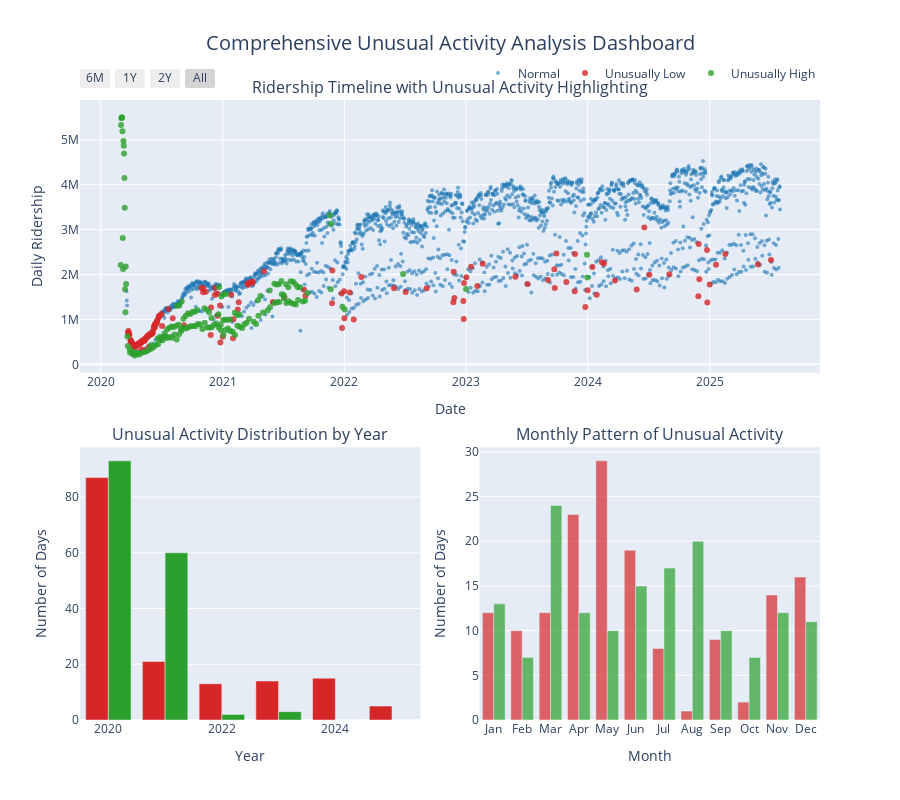

Write notebook code for a chart like this one.
### Code cell
# Enhanced Interactive Unusual Activity Analysis
import plotly.graph_objects as go
from plotly.subplots import make_subplots
import pandas as pd

# Create a comprehensive unusual activity visualization
fig = make_subplots(
    rows=2, cols=2,
    subplot_titles=(
        'Ridership Timeline with Unusual Activity Highlighting',
        'Unusual Activity Distribution by Year',
        'Monthly Pattern of Unusual Activity',
        'Day of Week Pattern'
    ),
    specs=[[{"colspan": 2}, None],
           [{}, {}]],
    vertical_spacing=0.12,
    horizontal_spacing=0.08
)

# Main timeline plot
colors = {
    'Normal': '#1f77b4',
    'Unusually Low': '#d62728', 
    'Unusually High': '#2ca02c'
}

for activity_type in ['Normal', 'Unusually Low', 'Unusually High']:
    subset = full_comparison_df[full_comparison_df['Unusual_Activity'] == activity_type]
    
    fig.add_trace(
        go.Scatter(
            x=subset['Date'],
            y=subset['Subway_Ridership'],
            mode='markers',
            name=activity_type,
            marker=dict(
                color=colors[activity_type],
                size=4 if activity_type == 'Normal' else 6,
                opacity=0.6 if activity_type == 'Normal' else 0.8
            ),
            hovertemplate='<b>Date:</b> %{x}<br>' +
                         '<b>Ridership:</b> %{y:,.0f}<br>' +
                         '<b>Status:</b> ' + activity_type + '<br>' +
                         '<extra></extra>'
        ),
        row=1, col=1
    )

# Yearly distribution
full_comparison_df['Year'] = full_comparison_df['Date'].dt.year
yearly_counts = full_comparison_df[full_comparison_df['Unusual_Activity'] != 'Normal'].groupby(['Year', 'Unusual_Activity']).size().unstack(fill_value=0)

if 'Unusually Low' in yearly_counts.columns:
    fig.add_trace(
        go.Bar(
            x=yearly_counts.index,
            y=yearly_counts['Unusually Low'],
            name='Unusually Low (Yearly)',
            marker_color='#d62728',
            showlegend=False,
            hovertemplate='<b>Year:</b> %{x}<br><b>Unusually Low Days:</b> %{y}<extra></extra>'
        ),
        row=2, col=1
    )

if 'Unusually High' in yearly_counts.columns:
    fig.add_trace(
        go.Bar(
            x=yearly_counts.index,
            y=yearly_counts['Unusually High'],
            name='Unusually High (Yearly)',
            marker_color='#2ca02c',
            showlegend=False,
            hovertemplate='<b>Year:</b> %{x}<br><b>Unusually High Days:</b> %{y}<extra></extra>'
        ),
        row=2, col=1
    )

# Monthly pattern
full_comparison_df['Month'] = full_comparison_df['Date'].dt.month
monthly_counts = full_comparison_df[full_comparison_df['Unusual_Activity'] != 'Normal'].groupby(['Month', 'Unusual_Activity']).size().unstack(fill_value=0)
month_names = ['Jan', 'Feb', 'Mar', 'Apr', 'May', 'Jun', 'Jul', 'Aug', 'Sep', 'Oct', 'Nov', 'Dec']

if 'Unusually Low' in monthly_counts.columns:
    fig.add_trace(
        go.Bar(
            x=[month_names[i-1] for i in monthly_counts.index],
            y=monthly_counts['Unusually Low'],
            name='Unusually Low (Monthly)',
            marker_color='#d62728',
            opacity=0.7,
            showlegend=False,
            hovertemplate='<b>Month:</b> %{x}<br><b>Unusually Low Days:</b> %{y}<extra></extra>'
        ),
        row=2, col=2
    )

if 'Unusually High' in monthly_counts.columns:
    fig.add_trace(
        go.Bar(
            x=[month_names[i-1] for i in monthly_counts.index],
            y=monthly_counts['Unusually High'],
            name='Unusually High (Monthly)',
            marker_color='#2ca02c',
            opacity=0.7,
            showlegend=False,
            hovertemplate='<b>Month:</b> %{x}<br><b>Unusually High Days:</b> %{y}<extra></extra>'
        ),
        row=2, col=2
    )

# Update layout
fig.update_layout(
    title={
        'text': 'Comprehensive Unusual Activity Analysis Dashboard',
        'x': 0.5,
        'xanchor': 'center',
        'font': {'size': 20}
    },
    height=800,
    hovermode='closest',
    legend=dict(
        orientation="h",
        yanchor="bottom",
        y=1.02,
        xanchor="right",
        x=1
    )
)

# Update axes
fig.update_xaxes(title_text="Date", row=1, col=1)
fig.update_yaxes(title_text="Daily Ridership", row=1, col=1)
fig.update_xaxes(title_text="Year", row=2, col=1)
fig.update_yaxes(title_text="Number of Days", row=2, col=1)
fig.update_xaxes(title_text="Month", row=2, col=2)
fig.update_yaxes(title_text="Number of Days", row=2, col=2)

# Add range selector to main plot
fig.update_xaxes(
    rangeselector=dict(
        buttons=list([
            dict(count=6, label="6M", step="month", stepmode="backward"),
            dict(count=1, label="1Y", step="year", stepmode="backward"),
            dict(count=2, label="2Y", step="year", stepmode="backward"),
            dict(step="all", label="All")
        ])
    ),
    row=1, col=1
)

fig.show()

# Create detailed statistics table
print("🔍 Detailed Unusual Activity Analysis:")
print("=" * 60)

# Overall statistics
total_days = len(full_comparison_df)
unusual_low_count = len(full_comparison_df[full_comparison_df['Unusual_Activity'] == 'Unusually Low'])
unusual_high_count = len(full_comparison_df[full_comparison_df['Unusual_Activity'] == 'Unusually High'])
normal_count = len(full_comparison_df[full_comparison_df['Unusual_Activity'] == 'Normal'])

print(f"📊 Overall Statistics:")
print(f"  • Total days analyzed: {total_days:,}")
print(f"  • Normal activity: {normal_count:,} days ({normal_count/total_days*100:.1f}%)")
print(f"  • Unusually low: {unusual_low_count:,} days ({unusual_low_count/total_days*100:.1f}%)")
print(f"  • Unusually high: {unusual_high_count:,} days ({unusual_high_count/total_days*100:.1f}%)")

# Year-over-year analysis
print(f"\n📅 Year-over-Year Trends:")
for year in sorted(full_comparison_df['Year'].unique()):
    year_data = full_comparison_df[full_comparison_df['Year'] == year]
    low_pct = len(year_data[year_data['Unusual_Activity'] == 'Unusually Low']) / len(year_data) * 100
    high_pct = len(year_data[year_data['Unusual_Activity'] == 'Unusually High']) / len(year_data) * 100
    print(f"  • {year}: {low_pct:.1f}% low, {high_pct:.1f}% high activity")

# Seasonal patterns
print(f"\n🌡️ Seasonal Patterns (Top Months for Unusual Activity):")
unusual_data = full_comparison_df[full_comparison_df['Unusual_Activity'] != 'Normal']
month_analysis = unusual_data.groupby(['Month', 'Unusual_Activity']).size().unstack(fill_value=0)

if 'Unusually Low' in month_analysis.columns:
    top_low_months = month_analysis['Unusually Low'].sort_values(ascending=False).head(3)
    print("  📉 Most Unusually Low Activity:")
    for month, count in top_low_months.items():
        print(f"    • {month_names[month-1]}: {count} days")

if 'Unusually High' in month_analysis.columns:
    top_high_months = month_analysis['Unusually High'].sort_values(ascending=False).head(3)
    print("  📈 Most Unusually High Activity:")
    for month, count in top_high_months.items():
        print(f"    • {month_names[month-1]}: {count} days")

# Most extreme days
extreme_low = full_comparison_df[full_comparison_df['Unusual_Activity'] == 'Unusually Low'].nsmallest(3, 'Subway_Ridership')
extreme_high = full_comparison_df[full_comparison_df['Unusual_Activity'] == 'Unusually High'].nlargest(3, 'Subway_Ridership')

print(f"\n🎯 Most Extreme Days:")
print("  📉 Lowest Ridership Days:")
for _, row in extreme_low.iterrows():
    print(f"    • {row['Date'].strftime('%Y-%m-%d')}: {row['Subway_Ridership']:,.0f} passengers")

print("  📈 Highest Ridership Days:")
for _, row in extreme_high.iterrows():
    print(f"    • {row['Date'].strftime('%Y-%m-%d')}: {row['Subway_Ridership']:,.0f} passengers")

### Figure 1 — Plotly figure (JSON) as saved in the notebook; plotly's stock layout.template omitted (floating-point values rounded to 4 significant figures; data arrays with more than 128 entries replaced by an {"elided": "..."} marker saying what was removed)
{"data": [{"hovertemplate": "<b>Date:</b> %{x}<br><b>Ridership:</b> %{y:,.0f}<br><b>Status:</b> Normal<br><extra></extra>", "marker": {"color": "#1f77b4", "opacity": 0.6, "size": 4}, "mode": "markers", "name": "Normal", "type": "scatter", "x": {"elided": "1666 str values"}, "xaxis": "x", "y": {"elided": "1666 int values"}, "yaxis": "y"}, {"hovertemplate": "<b>Date:</b> %{x}<br><b>Ridership:</b> %{y:,.0f}<br><b>Status:</b> Unusually Low<br><extra></extra>", "marker": {"color": "#d62728", "opacity": 0.8, "size": 6}, "mode": "markers", "name": "Unusually Low", "type": "scatter", "x": {"elided": "155 str values"}, "xaxis": "x", "y": {"elided": "155 int values"}, "yaxis": "y"}, {"hovertemplate": "<b>Date:</b> %{x}<br><b>Ridership:</b> %{y:,.0f}<br><b>Status:</b> Unusually High<br><extra></extra>", "marker": {"color": "#2ca02c", "opacity": 0.8, "size": 6}, "mode": "markers", "name": "Unusually High", "type": "scatter", "x": {"elided": "158 str values"}, "xaxis": "x", "y": {"elided": "158 int values"}, "yaxis": "y"}, {"hovertemplate": "<b>Year:</b> %{x}<br><b>Unusually Low Days:</b> %{y}<extra></extra>", "marker": {"color": "#d62728"}, "name": "Unusually Low (Yearly)", "showlegend": false, "type": "bar", "x": [2020, 2021, 2022, 2023, 2024, 2025], "xaxis": "x2", "y": [87, 21, 13, 14, 15, 5], "yaxis": "y2"}, {"hovertemplate": "<b>Year:</b> %{x}<br><b>Unusually High Days:</b> %{y}<extra></extra>", "marker": {"color": "#2ca02c"}, "name": "Unusually High (Yearly)", "showlegend": false, "type": "bar", "x": [2020, 2021, 2022, 2023, 2024, 2025], "xaxis": "x2", "y": [93, 60, 2, 3, 0, 0], "yaxis": "y2"}, {"hovertemplate": "<b>Month:</b> %{x}<br><b>Unusually Low Days:</b> %{y}<extra></extra>", "marker": {"color": "#d62728"}, "name": "Unusually Low (Monthly)", "opacity": 0.7, "showlegend": false, "type": "bar", "x": ["Jan", "Feb", "Mar", "Apr", "May", "Jun", "Jul", "Aug", "Sep", "Oct", "Nov", "Dec"], "xaxis": "x3", "y": [12, 10, 12, 23, 29, 19, 8, 1, 9, 2, 14, 16], "yaxis": "y3"}, {"hovertemplate": "<b>Month:</b> %{x}<br><b>Unusually High Days:</b> %{y}<extra></extra>", "marker": {"color": "#2ca02c"}, "name": "Unusually High (Monthly)", "opacity": 0.7, "showlegend": false, "type": "bar", "x": ["Jan", "Feb", "Mar", "Apr", "May", "Jun", "Jul", "Aug", "Sep", "Oct", "Nov", "Dec"], "xaxis": "x3", "y": [13, 7, 24, 12, 10, 15, 17, 20, 10, 7, 12, 11], "yaxis": "y3"}], "layout": {"annotations": [{"font": {"size": 16}, "showarrow": false, "text": "Ridership Timeline with Unusual Activity Highlighting", "x": 0.5, "xanchor": "center", "xref": "paper", "y": 1, "yanchor": "bottom", "yref": "paper"}, {"font": {"size": 16}, "showarrow": false, "text": "Unusual Activity Distribution by Year", "x": 0.23, "xanchor": "center", "xref": "paper", "y": 0.44, "yanchor": "bottom", "yref": "paper"}, {"font": {"size": 16}, "showarrow": false, "text": "Monthly Pattern of Unusual Activity", "x": 0.77, "xanchor": "center", "xref": "paper", "y": 0.44, "yanchor": "bottom", "yref": "paper"}], "height": 800, "hovermode": "closest", "legend": {"orientation": "h", "x": 1, "xanchor": "right", "y": 1.02, "yanchor": "bottom"}, "title": {"font": {"size": 20}, "text": "Comprehensive Unusual Activity Analysis Dashboard", "x": 0.5, "xanchor": "center"}, "xaxis": {"anchor": "y", "domain": [0, 1], "rangeselector": {"buttons": [{"count": 6, "label": "6M", "step": "month", "stepmode": "backward"}, {"count": 1, "label": "1Y", "step": "year", "stepmode": "backward"}, {"count": 2, "label": "2Y", "step": "year", "stepmode": "backward"}, {"label": "All", "step": "all"}]}, "title": {"text": "Date"}}, "xaxis2": {"anchor": "y2", "domain": [0, 0.46], "title": {"text": "Year"}}, "xaxis3": {"anchor": "y3", "domain": [0.54, 1], "title": {"text": "Month"}}, "yaxis": {"anchor": "x", "domain": [0.56, 1], "title": {"text": "Daily Ridership"}}, "yaxis2": {"anchor": "x2", "domain": [0, 0.44], "title": {"text": "Number of Days"}}, "yaxis3": {"anchor": "x3", "domain": [0, 0.44], "title": {"text": "Number of Days"}}}}
